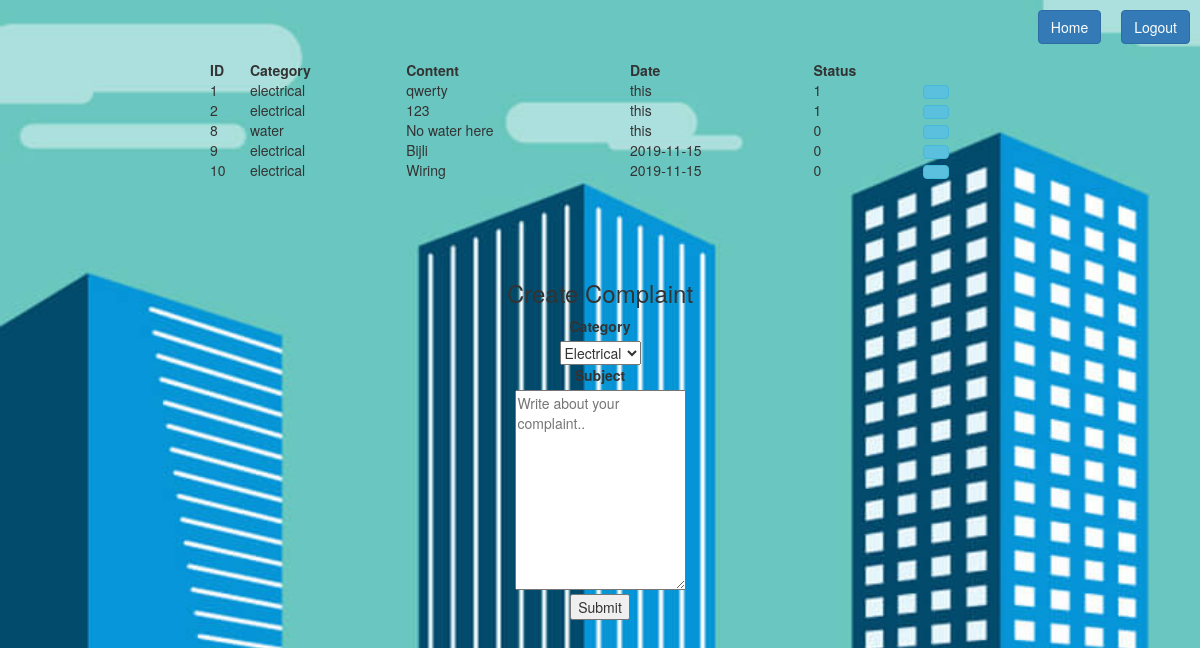
The page /complaint_page/ (signed in) on the database as committed earlier.
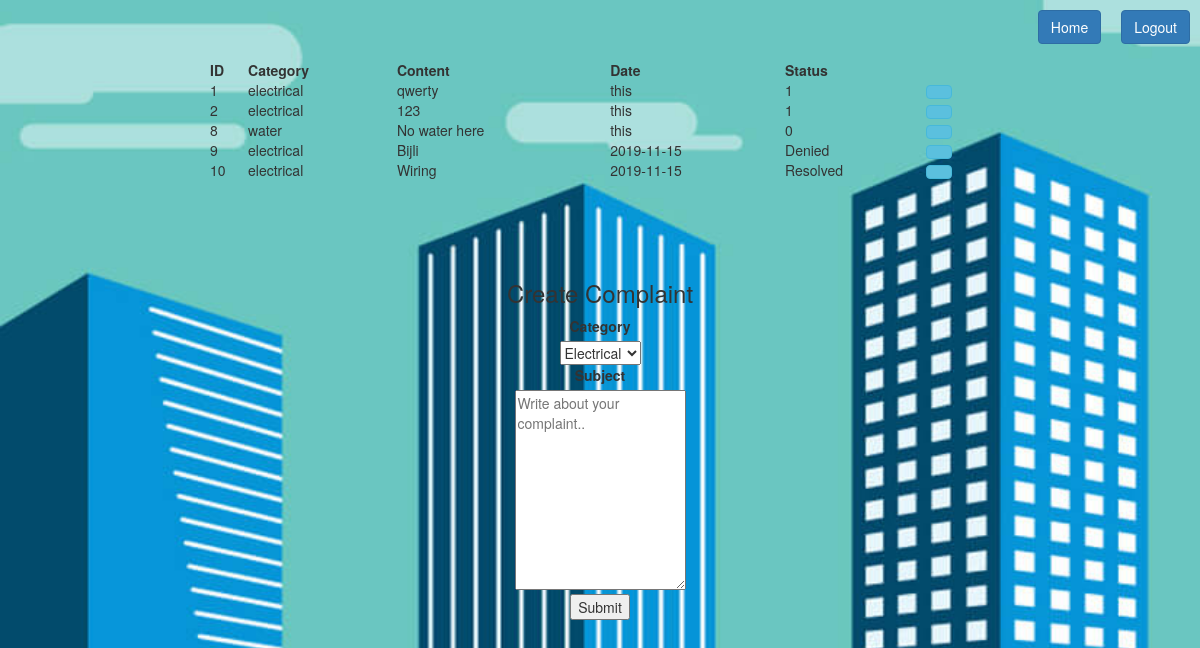
The same page on the database as committed later.
### tables this page shows
CREATE TABLE "complaint" (
	"user_id"	TEXT,
	"category"	TEXT,
	"content"	TEXT,
	"date"	TEXT,
	"id"	INTEGER PRIMARY KEY AUTOINCREMENT,
	"status"	TEXT DEFAULT 'Pending'
);

### script.py (the view)
@app.route("/complaint_page/")
def complaint_page():
	uid = session['user']
	conn = sqlite3.connect('data/data.db')
	cur = conn.cursor()
	cur.execute("SELECT * from complaint where user_id='"+uid+"' ")
	data = cur.fetchall()
	return render_template("complaint.html", data=data)

### script.py (called while the page is built)
@app.before_request
def before_request():
	g.user = None
	if 'user' in session:
		g.user = session['user']

### templates/complaint.html (shortened to what this page needs)
<!DOCTYPE html>
<html>
<head>
	<link rel="stylesheet" type="text/css" href="{{ url_for('static', filename='bootstrap.css') }}">
	<link rel="stylesheet" type="text/css" href="{{ url_for('static', filename='myStyles.css') }}">
	<link rel="stylesheet" href="https://maxcdn.bootstrapcdn.com/bootstrap/3.4.0/css/bootstrap.min.css">
</head>
<body class="bgSet">
  <a href="/logout" style="float: right; margin: 10px"><button class="btn btn-primary">Logout</button></a>
	<a href="/welcomeH" style="float: right; margin: 10px"><button class="btn btn-primary">Home</button></a>
	<br>
	<br>
	<div class="displayComplaint" style="text-align:center">
		<center>
			<table width="65%" align="center;" style="margin: 0px auto;">
				<tr>
					<td><b>ID</b></td>
			    <td><b>Category</b></td>
			    <td><b>Content</b></td>
					<td><b>Date</b></td>
					<td><b>Status</b></td>
				<tr>
				<br>
				{% for item in data %}
				<tr>
					<td>{{item[4]}}</td>
			    <td>{{item[1]}}</td>
			    <td>{{item[2]}}</td>
					<td>{{item[3]}}</td>
					<td>{{item[5]}}</td>
					<td><button class="btn btn-info" id={{item[4]}} onclick='javascript: editStatus({{item[4]}})'></button></td>
				<tr>
				{% endfor %}
			</table>
		</center>
	</div>
  <div class="form-group" style="text-align:center;margin-top:20px">
    <form action="{{ url_for('complaint') }}" method="post" style="margin-top:100px;	">
				<h3>Create Complaint</h3>
        <label for="category" style="text-align:center;">Category</label><br>
        <select id="category" name="category">
          <option value="electrical">Electrical</option>
        </select>
        <br>
        <label for="subject" class="text-align:center;">Subject</label><br>
        <textarea id="subject" name="subject" placeholder="Write about your complaint.." style="height:200px"></textarea>
        <br>
        <input type="submit" value="Submit">
    </form>
  </div>
</body>

Rows that differ between the two databases and show on the page:
changed complaint "Bijli": status "0" → "Denied"
changed complaint "Wiring": status "0" → "Resolved"
